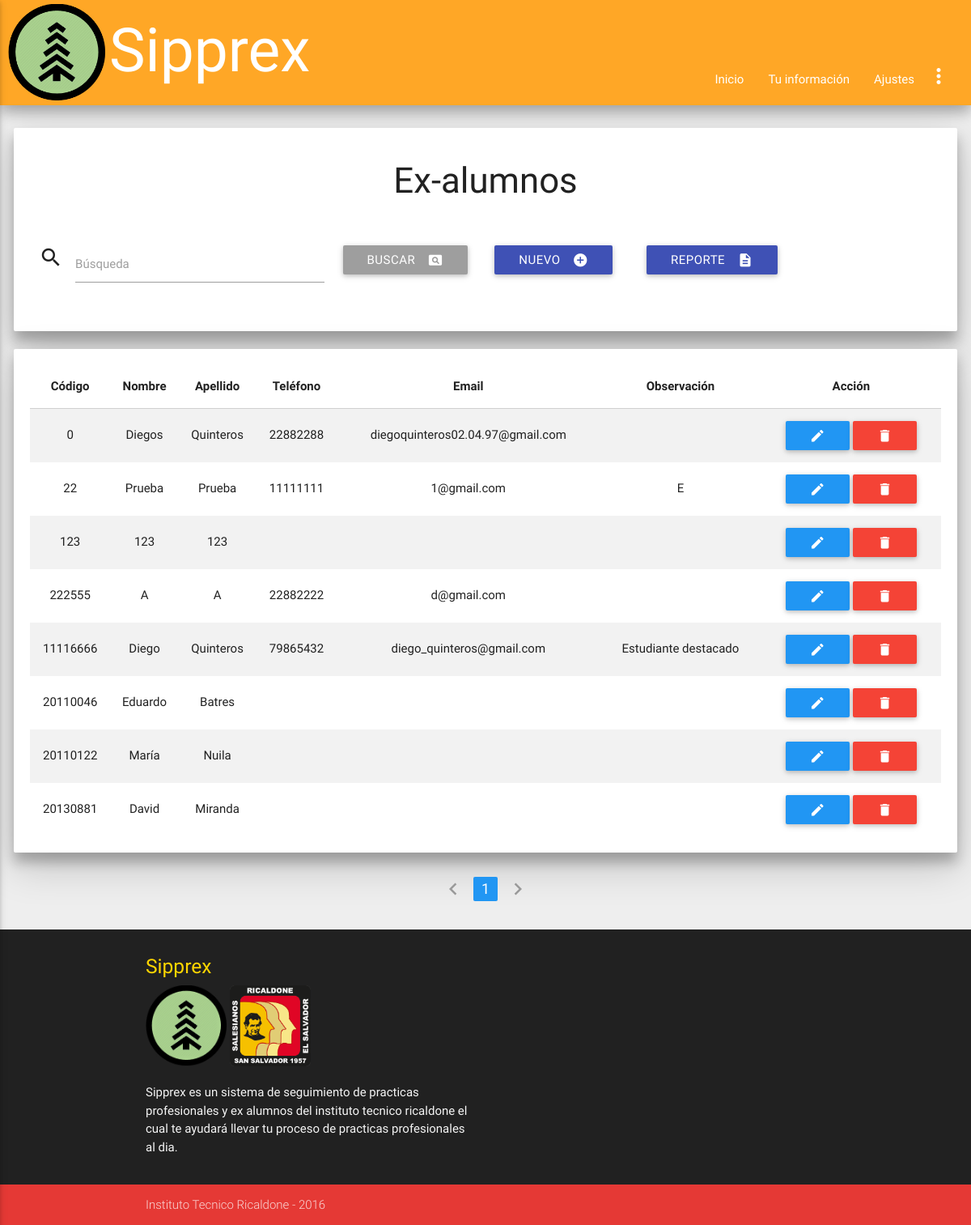
The app's page /admin/exalumnos_index.php (signed in) with its own data.
### tables this page shows
CREATE TABLE `ex_alumnos` (
  `id_exalumnos` int(8) NOT NULL,
  `contraseña` varchar(100) NOT NULL,
  `nombre1` varchar(35) NOT NULL,
  `apellido1` varchar(35) NOT NULL,
  `telefono` int(8) DEFAULT NULL,
  `ocupacion` int(11) DEFAULT NULL,
  `correo_electronico` varchar(50) DEFAULT NULL,
  `observacion` varchar(200) DEFAULT NULL,
  `pregunta` varchar(50) DEFAULT NULL,
  `respuesta` varchar(25) DEFAULT NULL
);

### bibliotecas/conexion.php (called while the page is built, shortened)
<?php
class Database
{
    private static $connection;
    private static function connect()
    {
        $server = 'localhost';
        $database = 'ssppea';
        $username = 'admin_sipprex';
        $password = 'sipprexricaldone';
        $options = array(PDO::MYSQL_ATTR_INIT_COMMAND => "set names utf8");
        self::$connection = null;
        try
        {
            self::$connection = new PDO("mysql:host=".$server."; dbname=".$database, $username, $password, $options);
            self::$connection->setAttribute(PDO::ATTR_ERRMODE, PDO::ERRMODE_EXCEPTION);
        }
        catch(PDOException $exception)
        {
            die($exception->getMessage());
        }
    }
    private static function desconnect()
    {
        self::$connection = null;
    }
    public static function getRow($query, $values)
    {
        $statement = self::$connection->prepare($query);
        $statement->execute($values);
        return $statement->fetch(PDO::FETCH_BOTH);
    }
    public static function getRows($query, $values)
    {
        $statement = self::$connection->prepare($query);
        $statement->execute($values);
        return $statement->fetchAll(PDO::FETCH_BOTH);
    }
}
?>

### admin/exalumnos_index.php (the view, shortened to what this page needs)
<?php
require("../bibliotecas/conexion.php");
?>
<!DOCTYPE html>
<html lang="es">
	<head>
		<?php include '../inc/styles.php'; ?>
	</head>
	<body class='grey lighten-3'>
		<?php include('../inc/nav.php'); ?>
		<div class='card-panel paneles z-depth-3'>
			<div class="titulo">
				<h3>Ex-alumnos</h3>
			</div>
			<br>
			<form method='post' autocomplete="off" class='row'>
				<div class='input-field col s6 m4'>
					<i class='material-icons prefix'>search</i>
					<input id='buscar' type='text' name='buscar' class='validate'/>
					<label for='buscar' class='active'>Búsqueda</label>
				</div>
				<div class='input-field col s3 m2'>
					<button type='submit' class='btn grey left'><i class='material-icons right'>pageview</i>Buscar</button>
				</div>
				<div class='input-field col s3 m2'>
					<a href='exalumnos_save.php' class='btn indigo'><i class='material-icons right'>add_circle</i>Nuevo</a>
				</div>
				<div class='input-field col s3 m2'>
					<a href='reporte_ex.php' class='btn indigo'><i class='material-icons right'>description</i>Reporte</a>
				</div>
			</form>
		</div>
		<?php
		$page = null;
		if($page == null) {
			$page = 1;
		}
		if($page == "" || $page == "1")
		{
			$page1 = 0;
		}
		else {
			$page1 = ($page*20)-20;
		}
		if(!empty($_POST))
		{
			$search = strip_tags(trim($_POST['buscar']));
			$sql = "SELECT * FROM ex_alumnos WHERE apellido1 LIKE ? ORDER BY id_exalumnos LIMIT $page1,20";
			$params = array("%$search%");
		}
		else
		{
			$sql = "SELECT * FROM ex_alumnos ORDER BY id_exalumnos LIMIT $page1,20";
			$params = null;
		}
		$data = Database::getRows($sql, $params);
		if($data != null)
		{
			$tabla = 	"<div class='card-panel paneles z-depth-3'>
							<table class='centered striped responsive-table'>
								<thead>
									<tr>
										<th>Código</th>
										<th>Nombre</th>
										<th>Apellido</th>
										<th>Teléfono</th>
										<th>Email</th>
										<th>Observación</th>
										<th>Acción</th>
									</tr>
								</thead>
								<tbody>";
				foreach($data as $row)
				{
					$tabla .= 	"<tr>
									<td>".htmlspecialchars($row['id_exalumnos'])."</td>
									<td>".htmlspecialchars($row['nombre1'])."</td>
									<td>".htmlspecialchars($row['apellido1'])."</td>
									<td>".htmlspecialchars($row['telefono'])."</td>
									<td>".htmlspecialchars($row['correo_electronico'])."</td>
									<td>".htmlspecialchars($row['observacion'])."</td>
									<td>
										<a href='exalumnos_save.php?id=".base64_encode(htmlspecialchars($row['id_exalumnos']))."' class='btn blue'><i class='material-icons'>edit</i></a>
										<a href='exalumnos_delete.php?id=".base64_encode(htmlspecialchars($row['id_exalumnos']))."' class='btn red'><i class='material-icons'>delete</i></a>
									</td>
								</tr>";
				}
				$tabla .= "</tbody>
						</table>
					</div>";
			print($tabla);
		}
		else
		{
			print("<br><div class='card-panel paneles'><i class='material-icons left'>warning</i>No hay registros.</div>");
		}
	?>
	<ul class="pagination center-align">
	<?php
	$cons2 = ("SELECT COUNT(id_exalumnos) FROM ex_alumnos");
            $parametros = null;
            $filas = Database::getRow($cons2, $parametros);
            $filas = $filas[0]/20;
            $filas = ceil($filas);
                if($page == 1)
                {
                    $pagi = "<li class='disabled'><a><i class='material-icons'>chevron_left</i></a></li>";
                }
                else {
                    $page2 = $page - 1;
                    $pagi = "<li class='waves-efect'><a href='exalumnos_index.php?page=".base64_encode($page2)."'><i class='material-icons'>chevron_left</i></a></li>";
                }
                for($i = 1; $i<=$filas; $i++) {
                    if($page==$i)
                    {
                     $pagi .= "<li class='active blue'><a href='exalumnos_index.php?page=".base64_encode($i)."'>$i</a></li>";
                    }
                    else{
                        $pagi .= "<li class='waves-effect'><a href='exalumnos_index.php?page=".base64_encode($i)."'>$i</a></li>";
                    }
                }
                if($page == $filas)
                {
                    $pagi .= "<li class='disabled'><a><i class='material-icons'>chevron_right</i></a></li>";
                }
                else {
                    $page2 = $page + 1;
                    $pagi .= "<li class='waves-efect'><a href='exalumnos_index.php?page=".base64_encode($page2)."'><i class='material-icons'>chevron_right</i></a></li>";
                }
                print($pagi);
	?>
</ul>
	</body>
	<?php require("../inc/footer.php"); ?>
</html>

### css/dropdown-width.css (style rules this page uses)
body { display: flex; min-height: 100vh; flex-direction: column; }
nav, a, img, ul, li { transition: all 0.5s; -moz-transition: all 0.5s; -webkit-transition: all 0.5s; -o-transition: all 0.5s; }

### css/css.css (style rules this page uses)
.paneles { margin-left: 1.4%; margin-right: 1.4%; }
.titulo { text-align: center; }

### records on screen
ex_alumnos: id_exalumnos "0", nombre1 "Diegos", apellido1 "Quinteros", telefono "22882288", correo_electronico "diegoquinteros02.04.97@gmail.com"
ex_alumnos: id_exalumnos "22", nombre1 "Prueba", apellido1 "Prueba", telefono "11111111", correo_electronico "1@gmail.com", observacion "E"
ex_alumnos: id_exalumnos "123", nombre1 "123", apellido1 "123"
ex_alumnos: id_exalumnos "222555", nombre1 "A", apellido1 "A", telefono "22882222", correo_electronico "d@gmail.com"
ex_alumnos: id_exalumnos "11116666", nombre1 "Diego", apellido1 "Quinteros", telefono "79865432", correo_electronico "diego_quinteros@gmail.com", observacion "Estudiante destacado"
ex_alumnos: id_exalumnos "20110046", nombre1 "Eduardo", apellido1 "Batres"
ex_alumnos: id_exalumnos "20110122", nombre1 "María", apellido1 "Nuila"
ex_alumnos: id_exalumnos "20130881", nombre1 "David", apellido1 "Miranda"
